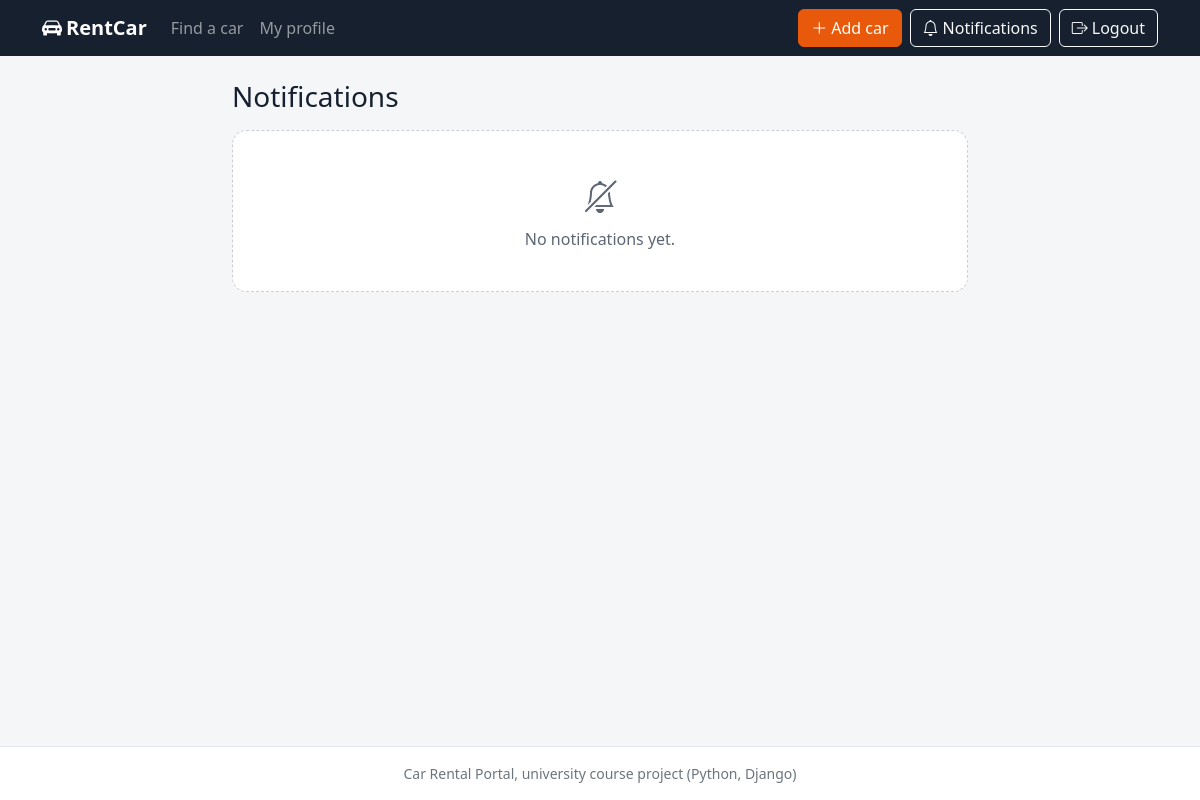
The app's page /notifications/ (signed in), older data.
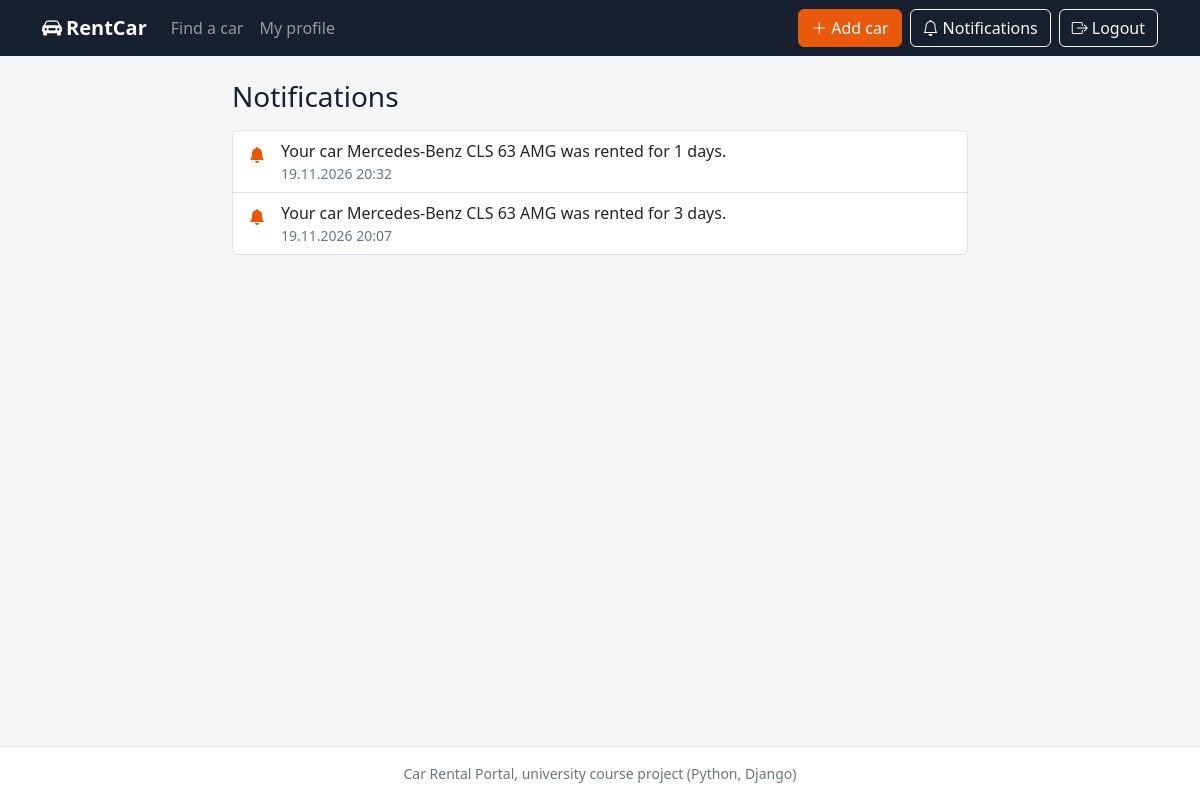
The same page, newer data.
### core/models.py (models this page shows, shortened)
class Notification(models.Model):
    user = models.ForeignKey(User, on_delete=models.CASCADE, related_name='notifications')
    text = models.CharField(max_length=255)
    created_at = models.DateTimeField(auto_now_add=True)

### core/views.py (the view)
# urls.py: path('notifications/', views.notifications, name='notifications'),
@login_required
def notifications(request):
    return render(request, 'notifications.html', {
        'notifications': request.user.notifications.order_by('-created_at'),
    })

### templates/notifications.html (shortened to what this page needs)
{% extends 'base.html' %}
{% block content %}
<div class="row justify-content-center">
  <div class="col-12 col-lg-8">
    <h1 class="h3 mb-3">Notifications</h1>
    {% if notifications %}
      <ul class="list-group">
        {% for notification in notifications %}
          <li class="list-group-item d-flex gap-3 align-items-start">
            <i class="bi bi-bell-fill text-accent mt-1"></i>
            <div>
              {{ notification.text }}
              <div class="small text-secondary">{{ notification.created_at|date:'d.m.Y H:i' }}</div>
            </div>
          </li>
        {% endfor %}
      </ul>
    {% else %}
      <div class="empty-state">
        <i class="bi bi-bell-slash fs-2 d-block mb-2"></i>
        No notifications yet.
      </div>
    {% endif %}
  </div>
</div>
{% endblock %}

Row changes from the older to the newer data that the page shows:
added Notification: text "Your car Mercedes-Benz CLS 63 AMG was rented for 1 days.", created_at "19.11.2026 20:32"
added Notification: text "Your car Mercedes-Benz CLS 63 AMG was rented for 3 days.", created_at "19.11.2026 20:07"
Text that changed along with them:
text no longer shown: "No notifications yet."
